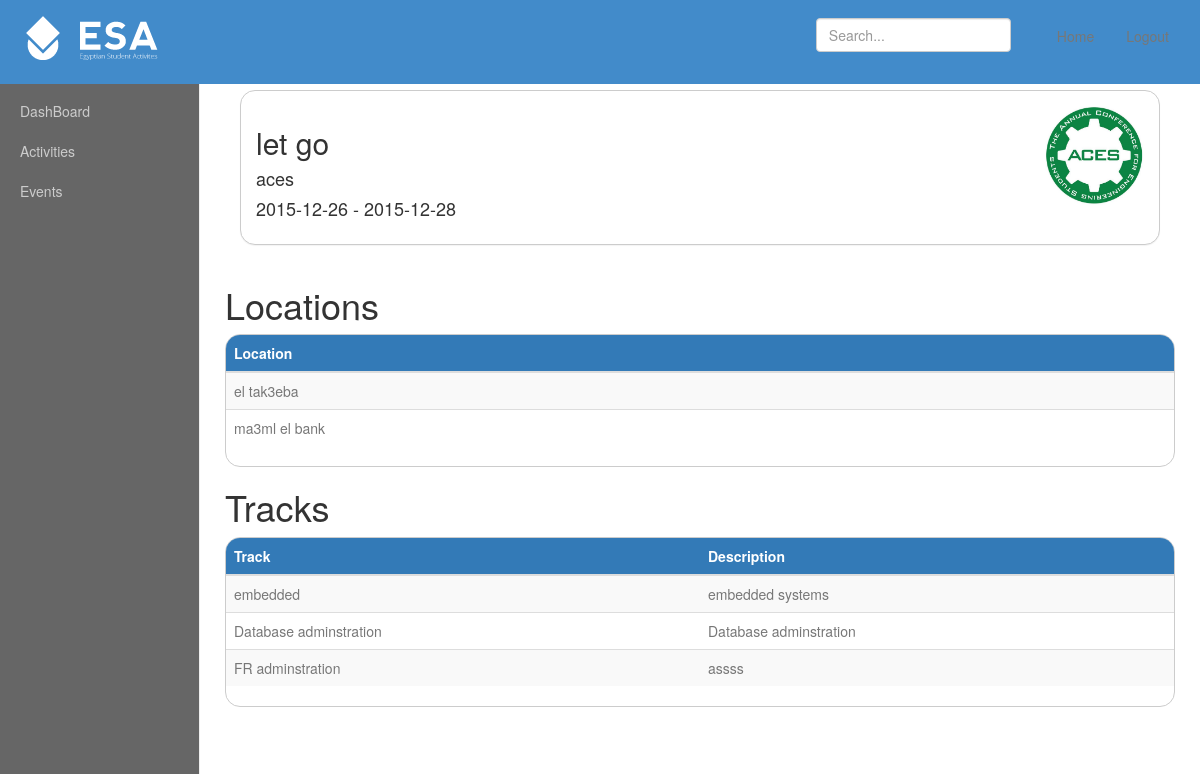
Page /DB/campaign.php?sa=2&camp=let go (signed in) on the committed database.
### tables this page shows
CREATE TABLE `student_activity` (
  `SA_ID` int(10) UNSIGNED NOT NULL,
  `Name` varchar(100) NOT NULL,
  `Desc` text,
  `imgPath` text,
  `password` varchar(50) NOT NULL,
  `website` varchar(100) DEFAULT NULL,
  `prof_code` int(10) UNSIGNED NOT NULL
);

CREATE TABLE `campaign` (
  `SA_ID` int(10) UNSIGNED NOT NULL,
  `Camp_Name` varchar(100) NOT NULL,
  `Start_Date` date NOT NULL,
  `End_Date` date NOT NULL
);

CREATE TABLE `track` (
  `T_ID` int(10) UNSIGNED NOT NULL,
  `Name` varchar(100) NOT NULL,
  `Description` text NOT NULL
);

### DB/campaign.php (the view, shortened to what this page needs)
<?php
	require_once( 'sql-login.php' );
	$SA_ID = $_GET['sa'];
	$Camp_Name = mysqli_real_escape_string($connection,$_GET['camp']);
	$sql = "SELECT * FROM `campaign` WHERE `SA_ID`='$SA_ID' AND Camp_Name='$Camp_Name';";;
	$result= mysqli_query($connection,$sql);
	$campaign = mysqli_fetch_assoc($result);
	$sql = "SELECT * FROM `student_activity` WHERE `SA_ID`='$SA_ID';";;
	$result= mysqli_query($connection,$sql);
	$activity = mysqli_fetch_assoc($result);
?>
<!DOCTYPE html PUBLIC "-//W3C//DTD XHTML 1.0 Transitional//EN" "http://www.w3.org/TR/xhtml1/DTD/xhtml1-transitional.dtd">
<html xmlns="http://www.w3.org/1999/xhtml">
<head>
  <link rel="stylesheet" href="./css/bootstrap.min.css" >
  <link rel="stylesheet" href="./css/css.css" >
</head>
<body>
<nav class="navbar navbar-fixed-top navbar-default">
      <div class="container-fluid">
        <div class="navbar-header">
          <a href="index.php">
          <img src="logo.png">
          </a>
        </div>
        <div id="navbar" class="navbar-collapse collapse">
          <ul class="nav navbar-nav navbar-right">
          <?php if(isset($_SESSION['SA_admin'])){
			  echo '<li><a id="home" class="btn" href="./activity.php?page='.$_SESSION['SA_admin'].'">Home</a></li><li><a id="logout" class="btn" href="./logout.php">Logout</a></li>';
		  }
		  else echo'<li><a id="login" class="btn" href="login.php">I\'m a Student Activity</a></li>';?>
          </ul>
          <form class="navbar-form navbar-right">
            <input type="text" class="form-control" placeholder="Search...">
          </form>
        </div>
      </div>
    </nav>
<div class="container-fluid">
    <div class="row">
		<div class="col-sm-9 col-sm-offset-3 col-md-10 col-md-offset-2 main">
        	<div class="col-sm-3 col-md-2 sidebar">
              <ul class="nav nav-sidebar">
                <li><a href="index.php">DashBoard</a></li>
                <li><a href="activities.php">Activities</a></li>
                <li><a href="campaigns.php">Events</a></li>
              </ul>
       		</div>
   			<div class="panel panel-default" id="rcorners1">
    			<div class="panel-body">
                    <img class="img-responsive pull-right" src="<?php echo $activity['imgPath'];?>" class="img-rounded" alt="Cinque Terre" width="100" height="100">
                    <h2><?php echo $campaign['Camp_Name'] ?> </h2>
					<h4><?php echo $activity['Name'] ?> </h4>
                    <h4> <?php echo $campaign['Start_Date']; echo "  -  ".$campaign['End_Date'] ?></h4>
				</div>
  			</div>
<div class="row" style="margin-top:20px">
  <h1>Locations</h1>
  <div class="table-responsive" id="rcorners1">
  <table class="table table-striped ">
    <thead class="bg-primary">
      <tr>
        <th>Location</th>
      </tr>
    </thead>
    <tbody class="text-muted">
    <?php
	$query  = "SELECT `location` ";
	$query .= "FROM `campaign_location`";
	$query .= "WHERE `Camp_Name`='$Camp_Name'  AND `SA_ID`=$SA_ID ";
	$result = mysqli_query($connection, $query);
	while($temp = mysqli_fetch_assoc($result)) {
		echo "<tr>";
			echo "<td>".$temp['location']. "</td>";
	}
	?>
	</table>
	</div>
	<h1>Tracks</h1>
  <div class="table-responsive" id="rcorners1">
  <table class="table table-striped ">
    <thead class="bg-primary">
      <tr>
        <th>Track</th>
        <th>Description</th>
      </tr>
    </thead>
    <tbody class="text-muted">
    <?php
	$query  = "SELECT `track`.`Name`,`Description`";
	$query .= "FROM `track`,`track_campaign`";
	$query .= "WHERE `track_campaign`.`Camp_Name`='$Camp_Name' AND `track_campaign`.`SA_ID` = '$SA_ID'  AND `track`.`T_ID`= `track_campaign`.`T_ID` ";
	$result2 = mysqli_query($connection, $query);
	while($events_tracks = mysqli_fetch_assoc($result2)) {
		echo "<tr>";
			echo "<td>".$events_tracks['Name']. "</td>";
			echo "<td>".$events_tracks['Description']. "</td>";
	}
?>
    </tbody>
  </table>
   </div>
</div>
</div>
</div>
</div>
</body>
</html>

### DB/css/css.css (style rules this page uses)
.btn { white-space: normal; }
.col-sm-3 { padding: 5px; }
body { padding-top: 50px; }
.navbar-fixed-top { border: 0; background:#428bca; padding:10px 0px; }
.navbar-form { border-width:0px; }
.navbar-nav { padding:0 15px; }
.sidebar { display: none; position: fixed; top: 71px; bottom: 0; left: 0; z-index: 1000; padding: 20px; overflow-x: hidden; overflow-y: auto; background-color: #666; border-right: 1px solid #eee; }
@media (min-width: 768px) { .sidebar { display: block; } }
.nav-sidebar { margin-right: -21px; margin-bottom: 20px; margin-left: -20px; }
.nav-sidebar > li > a { padding-right: 20px; padding-left: 20px; color:#CCC; }
.main { padding: 40px; }
@media (min-width: 768px) { .main { padding-right: 40px; padding-left: 40px; } }

### DB/campaign.php (style rules this page uses)
#rcorners1 { border-radius: 15px; border: 1px solid #cccccc; }

### rows in the picture
student_activity: imgPath (picture), Name "aces"
campaign: Camp_Name "let go", Start_Date "2015-12-26", End_Date "2015-12-28"
track: Name "embedded", Description "embedded systems"
track: Name "Database adminstration", Description "Database adminstration"
track: Name "FR adminstration", Description "assss"

### other values in the picture
$temp['location'] "el tak3eba"
$temp['location'] "ma3ml el bank"
